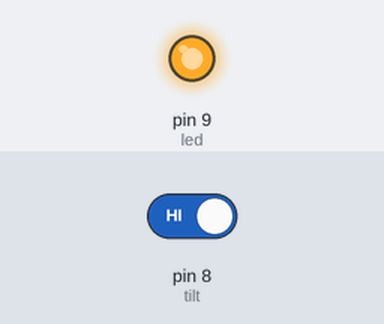
Recording of a sketch running on a simulated Arduino Uno, built with avr-gcc and run on an emulated ATmega328P. Parts: output pins drawn as LEDs (lit = HIGH). The test bench sets the inputs (shaded band); at power-on: pin 8 (tilt) HIGH.

Above: at 2.8 s.
2.9 s: pin 8 (tilt) driven LOW
At 4.2 s:
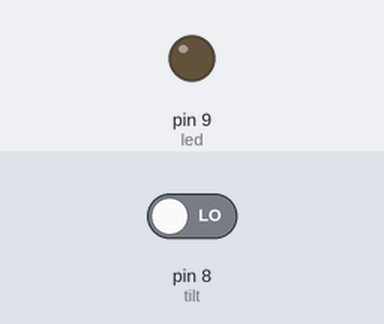
4.5 s: pin 8 (tilt) driven HIGH
At 5.3 s:
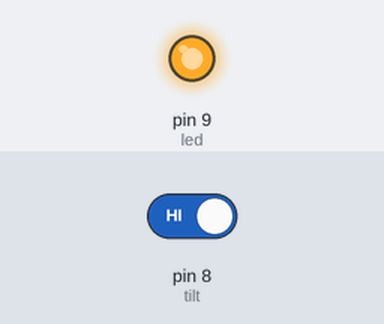
Timing chart, 0 to 7.5 s (numbered marks = the images above; inputs shaded):
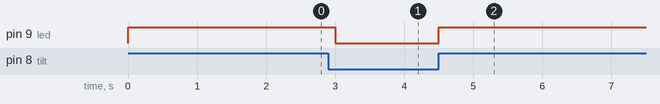

The sketch:

tilt_test.ino
```cpp
#define tilt  8
#define led   9

void setup() {
  pinMode(tilt, INPUT_PULLUP);
  pinMode(led, OUTPUT);
}

void loop() {
  //if (digitalRead(tilt)) {
    //delay(10);
    if (digitalRead(tilt)) {
      digitalWrite(led, HIGH);
      delay(1000);
      digitalWrite(led, LOW);
    }
  //}
}
```

Measured:
- after the input at 2.9 s, pin 9 (led): HIGH → LOW after 0.10 s
- after the input at 4.5 s, pin 9 (led): LOW → HIGH at once
